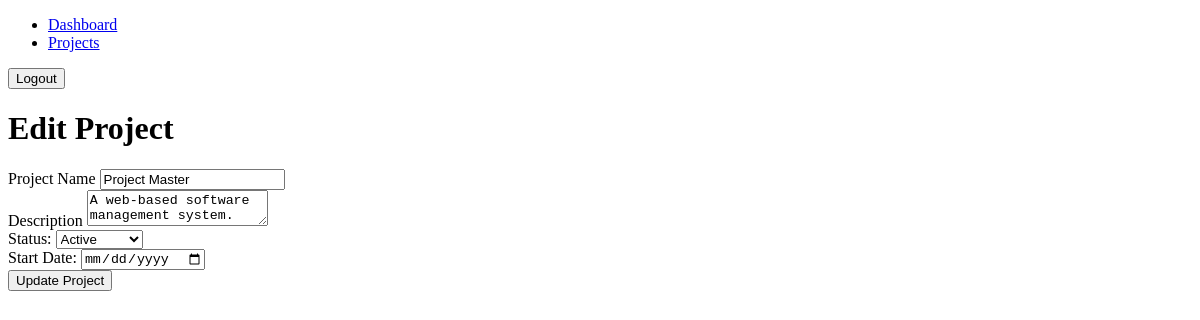
Before: /project/1 (signed in) with the older database file.
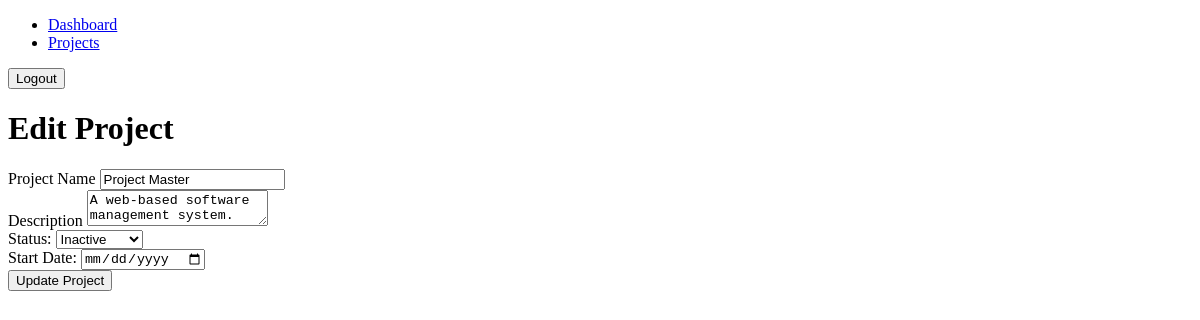
After: the same page with the newer database file.
### models.py (models this page shows)
class Project(db.Model):
    projectId: Mapped[int] = mapped_column(primary_key=True)
    userId: Mapped[int] = mapped_column(ForeignKey('user.userId'), nullable=False)
    projectName:Mapped[str] = mapped_column(nullable=False)
    description:Mapped[str] = mapped_column(nullable=True)
    startDate: Mapped[datetime] = mapped_column(nullable=True)
    status: Mapped[str] = mapped_column(nullable=False)
    createdAt:Mapped[datetime] = mapped_column(default=lambda: datetime.now(timezone.utc) ,nullable=False)

### app.py (the view, shortened to what this page needs)
@app.route('/project/<int:projectId>', methods=['GET','POST'])
@login_required
def edit_project(projectId):
        project = Project.query.filter_by(projectId=projectId, userId=current_user.userId).first()
        return render_template('edit_project.html', project=project)

### app.py (called while the page is built)
@login_manager.user_loader
def load_user(user_id):
    return User.query.get(int(user_id))

### templates/edit_project.html (shortened to what this page needs)
<!DOCTYPE html>
<html lang="en">
<head>
</head>
<body>
        <div class="nav-layout">
        <nav class="nav-bar">
            <ul>
                <li><a href="{{ url_for('dashboard') }}">Dashboard</a></li>
                <li><a href="{{ url_for('project_page') }}">Projects</a></li>
            </ul>
            <form action="{{ url_for('logout')}}" method="POST">
                <button type="submit">Logout</button>
            </form>
        </nav>
    </div>
    <h1>Edit Project</h1>
    <form action="{{ url_for('edit_project', projectId=project.projectId) }}" method="POST">
        <div class = form-group>
            <label for="projectName">Project Name</label>
            <input type="text" id="projectName" name="projectName" value="{{ project.projectName}}">
        </div>
        <div class = form-group>
            <label for="description">Description</label>
            <textarea id="description" name="description">{{ project.description }}</textarea>
        </div>
        <div class="form-group">
            <label for="status">Status:</label>
            <select id="status" name="status">
                <option value="inactive" {% if project.status == 'inactive' %}selected{% endif %}>Inactive</option>
                <option value="active" {% if project.status == 'active' %}selected{% endif %}>Active</option>
            </select>
        </div>
        <div class="form-group">
            <label for="start-date">Start Date:</label>
            <input type="date" id="start-date" name="startDate" value="{{ project.startDate }}">
        <div class="submit-button">
            <button type ="submit">Update Project</button>
        </div>
    </form>
</body>
</html>

Changed rows visible on the page:
changed Project "Project Master": status "Active" → "Inactive"
